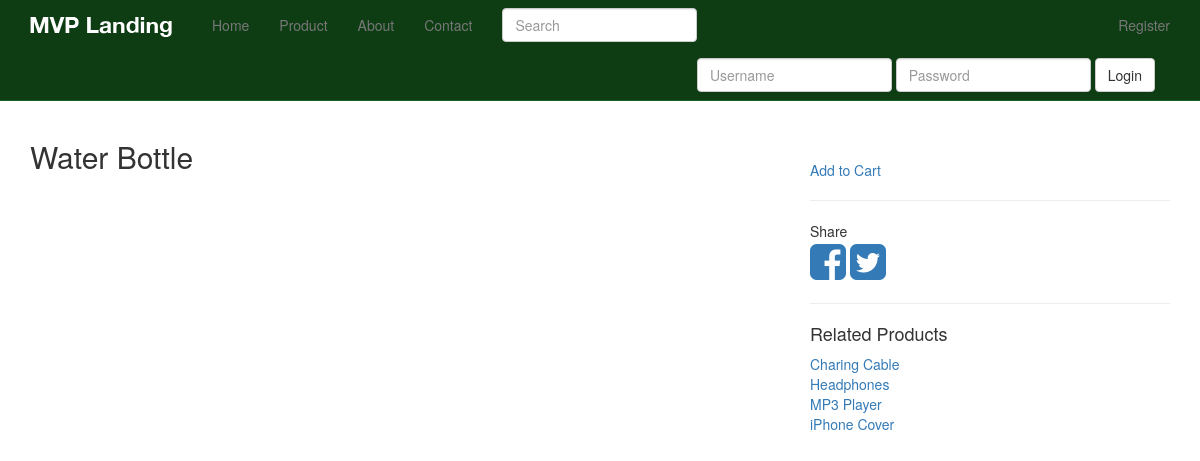
/products/3/, run on an earlier commit of the app's database.
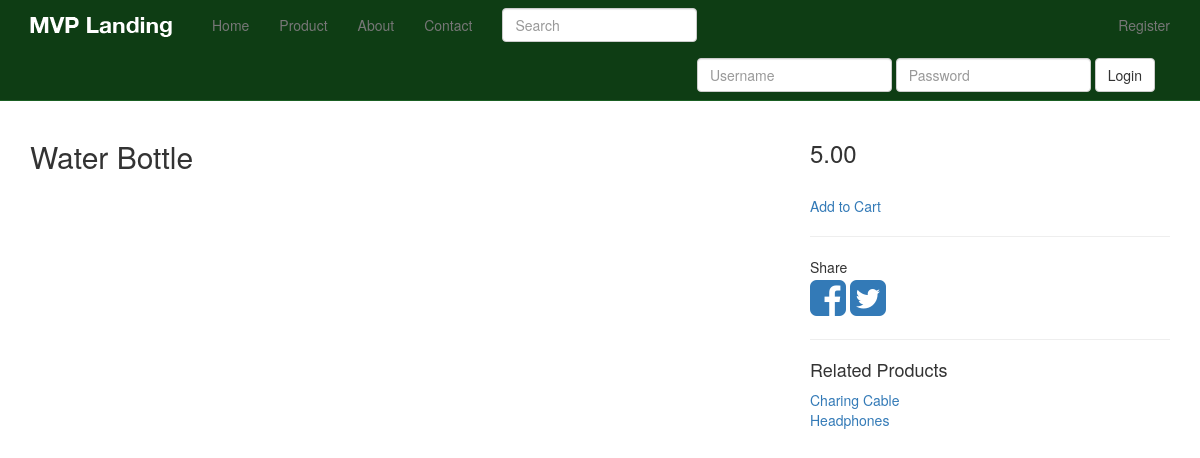
And on a later commit of the database.
### products/models.py (models this page shows, shortened)
class Product(models.Model):
    title = models.CharField(max_length=120)
    description = models.TextField(blank=True, null=True)
    price = models.DecimalField(decimal_places=2, max_digits=10)
    active = models.BooleanField(default=True)
    categories = models.ManyToManyField('Category', blank=True)
    default = models.ForeignKey('Category', related_name='default_category', null=True, blank=True)
    objects = ProductManager()
    class Meta:
        ordering = ["-title"]
    def get_absolute_url(self):
        return reverse("product_detail", kwargs={"pk": self.pk})

class Variation(models.Model):
    product = models.ForeignKey(Product)
    title = models.CharField(max_length=120)
    price = models.DecimalField(decimal_places=2, max_digits=10)
    sale_price = models.DecimalField(decimal_places=2, max_digits=10, null=True, blank=True)
    active = models.BooleanField(default=True)
    inventory = models.IntegerField(null=True, blank=True)   # refer none == unlimited amount

### products/views.py (the view)
# urls.py: url(r'^(?P<pk>\d+)/$', ProductDetailView.as_view(), name='product_detail'),
class ProductDetailView(DetailView):
    model = Product
    def get_context_data(self, *args, **kwargs):
        context = super(ProductDetailView, self).get_context_data(*args, **kwargs)
        instance = self.get_object()
        context["related"] = Product.objects.get_related(instance).order_by("title")[:6]
        return context

### products/models.py (called while the page is built)
    def active(self):
        return self.filter(active=True)

    def get_queryset(self):
        return ProductQuerySet(self.model, using=self._db)

    def all(self, *args, **kwargs):
        return self.get_queryset().active()

    def get_related(self, instance):
        products_one = self.get_queryset().filter(categories__in=instance.categories.all())
        products_two = self.get_queryset().filter(default=instance.default)
        qs = (products_one | products_two).exclude(id=instance.id).distinct()
        return qs

### products/templates/products/product_detail.html (shortened to what this page needs)
{% extends 'base.html' %}
{% block content %}
    <div class="row">
        <div class="col-sm-8">
            <h2>{{ object.title }}</h2>
        </div>
        <div class="col-sm-4">
            {% if object.variation_set.count > 1 %}
                <h3 id="price">{{ object.variation_set.first.price }}</h3>
                <select class="form-control variation_select">
                    {% for vari_obj in object.variation_set.all %}
                        <option data-img="/media/products/iphone-cover/iphone-cover-2_owgp0rB.jpg"
                                data-sale-price="{{ vari_obj.sale_price }}" data-price="{{ vari_obj.price }}"
                                value="{{ vari_obj.id }}">{{ vari_obj }}</option>
                    {% endfor %}
                </select>
            {% else %}
                <h3 id="price">
                    {% if object.variation_set.first.sale_price %}
                        {{ object.variation_set.first.sale_price }}
                        <small class='og-price'>{{ object.variation_set.first.price }}</small>
                    {% else %}
                        {{ object.variation_set.first.price }}
                    {% endif %}
                </h3>
            {% endif %}
            <br>
            <a href="#">Add to Cart</a>
            <br>
            <hr>
            <p>
                Share <br>
                <a href="https://www.facebook.com/sharer/sharer.php?u={{ request.build_absolute_uri }}">
                    <i class="fa fa-facebook-square fa-3x"></i>
                </a>
                <a href="https://twitter.com/home?status=I'm%20going%20to%20learn%20to%20Code...%20Come%20build%20an%20web%20apsp%20with%20me!%20%23CFE%20and%20@justinmitchel%20http://codingforentrepreneurs.com/">
                    <i class="fa fa-twitter-square fa-3x"></i>
                </a>
            </p>
            <hr>
            <h4>Related Products</h4>
            {% for product in related %}
                <a href="{{ product.get_absolute_url }}">{{ product.title }}</a><br/>
            {% endfor %}
        </div>
    </div>
{% endblock %}

What changed in the data, as far as the page shows it:
no longer on this page (row edited): Product: title "MP3 Player"
no longer on this page (row edited): Product: title "iPhone Cover"
shown differently, row unchanged: Product "Water Bottle": variation_set.first.price (not shown) → "5.00"
